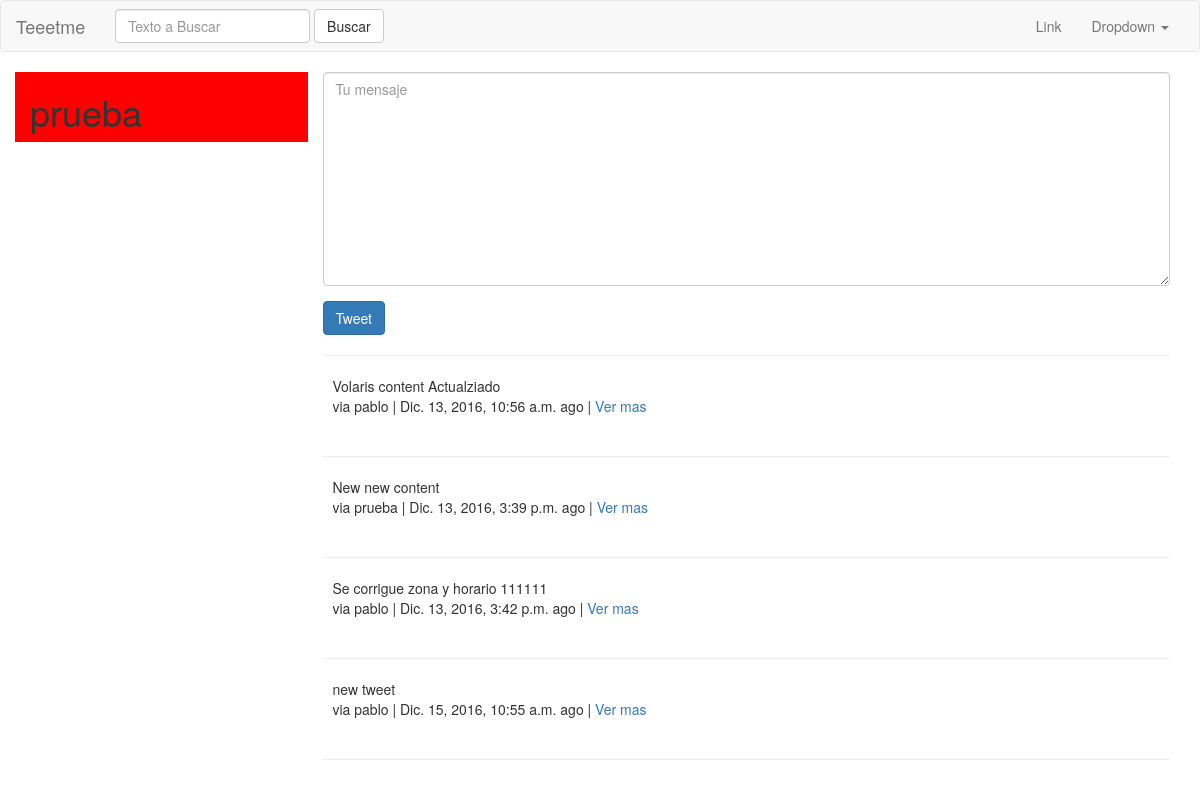
Screenshot of / (signed in) with the database file from the repository.
### tweets/models.py (models this page shows, shortened)
class Tweet(models.Model):
    user        = models.ForeignKey(settings.AUTH_USER_MODEL)
    content     = models.CharField(verbose_name="Contenido", max_length=140, validators=[validate_content])
    updated     = models.DateTimeField(auto_now=True)
    timestamp   = models.DateTimeField(auto_now_add=True)
    def get_absolute_url(self):
        return reverse("tweet:detail", kwargs={"pk":self.pk})

### tweets/views.py (the view)
# urls.py: url(r'^$', TweetListView.as_view(), name='home'),
class TweetListView(ListView):
    template_name = "tweets/list_view.html"
    def get_queryset(self, *args, **kwargs):
        qs = Tweet.objects.all()
        query = self.request.GET.get("q", None)
        if query is not None:
            qs = qs.filter(
                Q(content__icontains=query) |
                Q(user__username__icontains=query)
            )
        print(query)
        return qs
    def get_context_data(self, *args, **kwargs):
        context = super(TweetListView, self).get_context_data(*args, **kwargs)
        context['create_form'] = TweetModelForm()
        context['create_url'] = reverse_lazy("tweet:create")
        return context

### tweets/forms.py (shortened to what this page needs)
class TweetModelForm(forms.ModelForm):
	content = forms.CharField(label='',
				widget=forms.Textarea(
				attrs= {'placeholder':"Tu mensaje",
						'class':"form-control"}
				))
	class Meta:
		model = Tweet
		fields = ("content",)

### tweets/templates/tweets/list_view.html (shortened to what this page needs)
{% extends "base.html" %}
{% block content%}
	<div class="row">
		<div class='col-sm-3 col-xs-12' style='background-color:red'>
			<h1>{{ request.user }}</h1>
		</div>
		<div class="col-sm-9">
			{% if not request.GET.q %}
				<div class="">
					{% include "tweets/form.html" with form=create_form action_url=create_url btn_title='Tweet'%}
				</div>
				<hr>
			{% endif %}
			{% for object in object_list%}
			<div class="media">
				<div class="media-left">
				</div>
				<div class="media-body">
					{{ object.content }}</br>
					via {{ object.user }} | {{ object.timestamp }} ago | <a href="{{ object.get_absolute_url }}">Ver mas</a>
				</div>
			</div>
				<p><br>
					<hr>
			{% endfor %}
		</div>
	</div>
{% endblock content%}

### rows the page displays
Tweet: content "Volaris content Actualziado", user "pablo", timestamp "Dic. 13, 2016, 10:56 a.m."
Tweet: content "New new content", user "prueba", timestamp "Dic. 13, 2016, 3:39 p.m."
Tweet: content "Se corrigue zona y horario 111111", user "pablo", timestamp "Dic. 13, 2016, 3:42 p.m."
Tweet: content "new tweet", user "pablo", timestamp "Dic. 15, 2016, 10:55 a.m."

### other values shown
{{ request.user }} "prueba"
